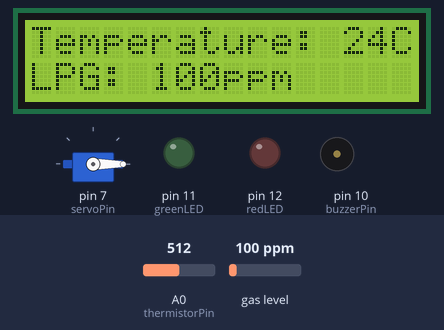
Simulated run of this sketch. Board: Arduino Uno, built with avr-gcc and run on an emulated ATmega328P. Parts: servo, 16×2 character LCD, output pins drawn as LEDs (lit = HIGH), buzzer (waves = sounding, pin HIGH). The test bench sets the inputs (shaded band); at power-on: gas level 100 ppm, A0 (thermistorPin) = 512. What the sketch prints to the serial monitor is not drawn.

Above: at 1.2 s.
2.3 s: gas level set to 228 ppm
At 4.1 s:
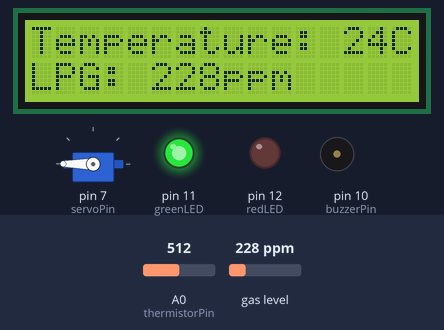
6.5 s: gas level set to 253 ppm
At 8.2 s:
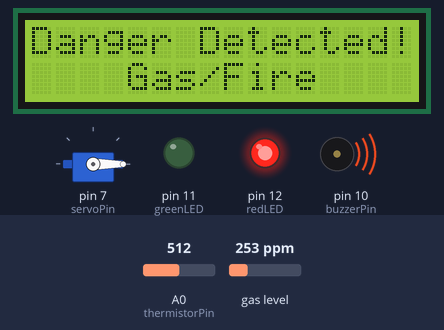
10.7 s: A0 (thermistorPin) set to 716
At 13.1 s:
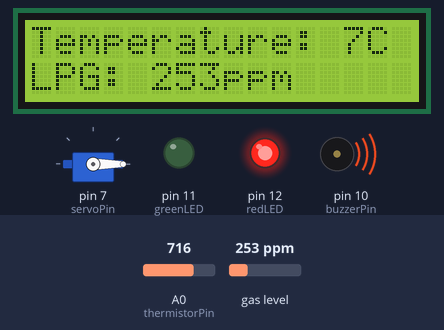
14.8 s: A0 (thermistorPin) set to 900
At 16.9 s:
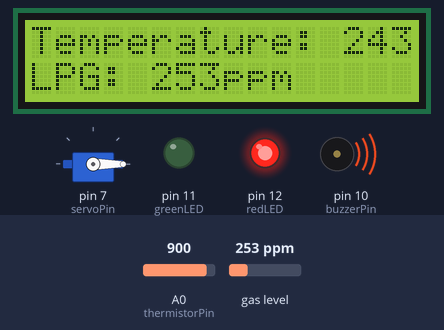
18.6 s: gas level set to 20 ppm
At 20.4 s:
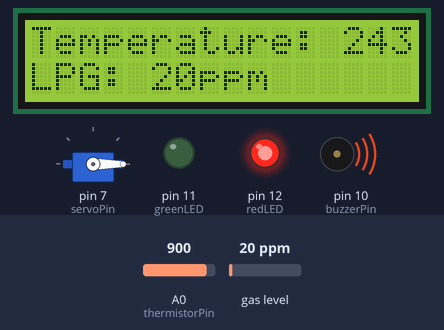
22.4 s: A0 (thermistorPin) set to 813
At 24.5 s:
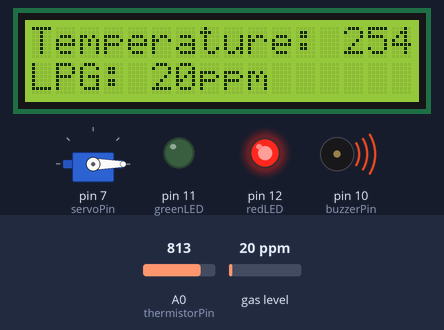
26.6 s: A0 (thermistorPin) set to 780
Timing chart, 0 to 30.0 s (numbered marks = the images above; inputs shaded):
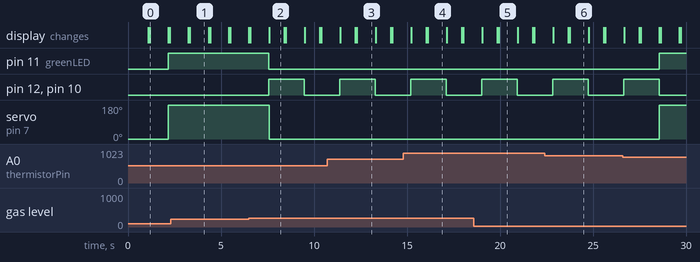

The sketch:

gas_leakage.ino
```cpp
#include <Wire.h> // this is part of arduino
#include <LiquidCrystal_I2C.h>
#include <SoftwareSerial.h>
#include <Servo.h>
#include "temperature.h"
#include "gas.h"


Servo servo;  // create servo object to control a servo

byte const rx  = 3; // pin connected to esp8266 RX pin
byte const tx  = 8; // pin connected to esp8266 TX pin
byte const thermistorPin = A0;
byte const servoPin = 7;
byte const greenLED = 11;
byte const redLED = 12;
byte const buzzerPin = 10;

byte const gasTreshold = 500;
byte const tempTreshold = 50;
bool isDangerFlag = false;
byte temp = 0;
unsigned short gasVal = 0;

LiquidCrystal_I2C lcd(0x27, 16, 2);// display 1

static byte count = 0;
void openValve (){
  servo.write(180);
}

void closeValve (){
  servo.write(0);
}

void setup() {
  servo.attach(servoPin);
  pinMode(greenLED, OUTPUT);
  pinMode(redLED, OUTPUT);
  pinMode(buzzerPin, OUTPUT);
  Serial.begin(9600);
  closeValve();
  lcd.begin();//initialize LCD2
  lcd.backlight();// turn the backlight ON for the LCD1
  lcd.setCursor(0,0);
  lcd.print("Gas leakage");
  lcd.setCursor(0,1);
  lcd.print("detector");
  initMQ2(); // initialize MQ2 module
  delay(1000);
  lcd.clear();
}

void loop() {
      temp = getTemperatureValue(thermistorPin);
      gasVal = readLPGppm(); // returns lpg in ppm
      lcd.setCursor(0, 0);
      lcd.print("Temperature: " + String(temp)+ String("C"));
      lcd.setCursor(0, 1);
      lcd.print("LPG: " + String(gasVal) + String("ppm"));
      Serial.println(String(gasVal) + "," + String(temp));
      delay(1000);
      lcd.clear();

       if(gasVal >= gasTreshold || temp >= tempTreshold){
          closeValve();
          // turn on buzzer
          digitalWrite(greenLED, LOW);
          if(isDangerFlag == true){
            digitalWrite(redLED, LOW);
            digitalWrite(buzzerPin, LOW);
            isDangerFlag = false;
            }else{
            digitalWrite(redLED, HIGH);
            digitalWrite(buzzerPin, HIGH);
            isDangerFlag = true;
           }
          lcd.setCursor(0, 0);
          lcd.print("Danger Detected!");
          lcd.setCursor(4, 1);
          lcd.print("Gas/Fire");
          delay(800);
          lcd.clear();
        }else{
          digitalWrite(greenLED, HIGH);
          digitalWrite(redLED, LOW);
          digitalWrite(buzzerPin, LOW);
          openValve();
        }
}
```

gas.h
```cpp
#include <MQUnifiedsensor.h>
/************************Hardware Related Macros************************************/
#define         Board                   ("Arduino UNO")
#define         Pin                     (A1)  //Analog input 3 of your arduino
/***********************Software Related Macros************************************/
#define         Type                    ("MQ-2") //MQ2
#define         Voltage_Resolution      (5)
#define         ADC_Bit_Resolution      (10) // For arduino UNO/MEGA/NANO
#define         RatioMQ2CleanAir        (9.83) //RS / R0 = 9.83 ppm

/*****************************Globals***********************************************/
MQUnifiedsensor MQ2(Board, Voltage_Resolution, ADC_Bit_Resolution, Pin, Type);

void initMQ2(){
  //Init the serial port communication - to debug the library
  Serial.begin(9600); //Init serial port

  //Set math model to calculate the PPM concentration and the value of constants
  MQ2.setRegressionMethod(1); //_PPM =  a*ratio^b
  MQ2.setA(574.25); MQ2.setB(-2.222); // Configure the equation to to calculate LPG concentration

  MQ2.init();

  Serial.print("Calibrating please wait.");
  float calcR0 = 0;
  for(int i = 1; i<=10; i ++)
  {
    MQ2.update(); // Update data, the arduino will read the voltage from the analog pin
    calcR0 += MQ2.calibrate(RatioMQ2CleanAir);
    Serial.print(".");
  }
  MQ2.setR0(calcR0/10);
  Serial.println("  done!.");

  MQ2.serialDebug(true);
}

unsigned short readLPGppm(){
  MQ2.update(); // Update data, the arduino will read the voltage from the analog pin
  unsigned short ppm = MQ2.readSensor();
  return ppm;
 }
```

temperature.h
```cpp
#include "arduino.h"

#define THERMISTORNOMINAL 10000
// temp. for nominal resistance (almost always 25 C)
#define TEMPERATURENOMINAL 25
// how many samples to take and average, more takes longer
// but is more 'smooth'
#define NUMSAMPLES 5
// The beta coefficient of the thermistor (usually 3000-4000)
#define BCOEFFICIENT 3950
// the value of the 'other' resistor
#define SERIESRESISTOR 10000

int getTemperatureValue(int pin){
  int i;
  float average;
  int samples[NUMSAMPLES];

  // take N samples in a row, with a slight delay
  for (i=0; i< NUMSAMPLES; i++) {
   samples[i] = analogRead(pin);
   delay(10);
  }

  // average all the samples out
  average = 0;
  for (i=0; i< NUMSAMPLES; i++) {
     average += samples[i];
  }
  average /= NUMSAMPLES;

  // convert the value to resistance
  average = 1023 / average - 1;
//  average = 255 / average - 1;
  average = SERIESRESISTOR / average;

  float steinhart;
  steinhart = average / THERMISTORNOMINAL;     // (R/Ro)
  steinhart = log(steinhart);                  // ln(R/Ro)
  steinhart /= BCOEFFICIENT;                   // 1/B * ln(R/Ro)
  steinhart += 1.0 / (TEMPERATURENOMINAL + 273.15); // + (1/To)
  steinhart = 1.0 / steinhart;                 // Invert
  steinhart -= 273.15;                         // convert to C
  return steinhart;

 }
```

Measured:
- the behaviour switches between 243 and 244 ppm on gas level (found by bisection; images 1 and 2)
- after the input at 2.3 s, the display: first differs from a run without the input after 1.0 s (image 1)
- after the input at 6.5 s, pin 11 (greenLED): HIGH → LOW after 1.1 s; pin 12 (redLED), pin 10 (buzzerPin): LOW → HIGH after 1.1 s, → LOW 1.9 s later; servo on pin 7 (servoPin): 180° → 0° after 1.1 s; the display: first changes after 0.07 s (image 2 shows a later state)
- after the input at 26.6 s, pin 11 (greenLED): LOW → HIGH after 2.0 s; servo on pin 7 (servoPin): 0° → 180° after 2.0 s
- what the display in image 0 shows lasts 1.0 s, from 1.2 s to 2.2 s
- what the display in image 2 shows lasts 0.8 s, from 7.6 s to 8.4 s
